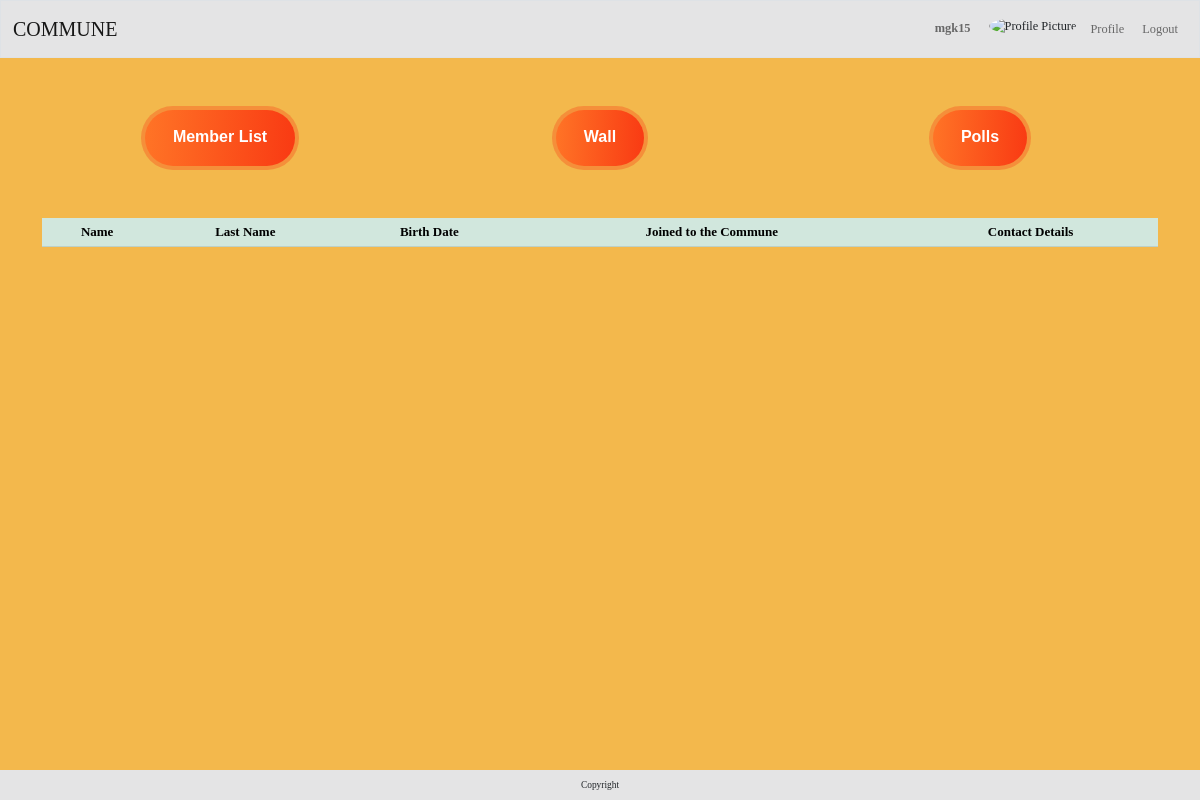
Before: /home/family/list (signed in) with the older database file.
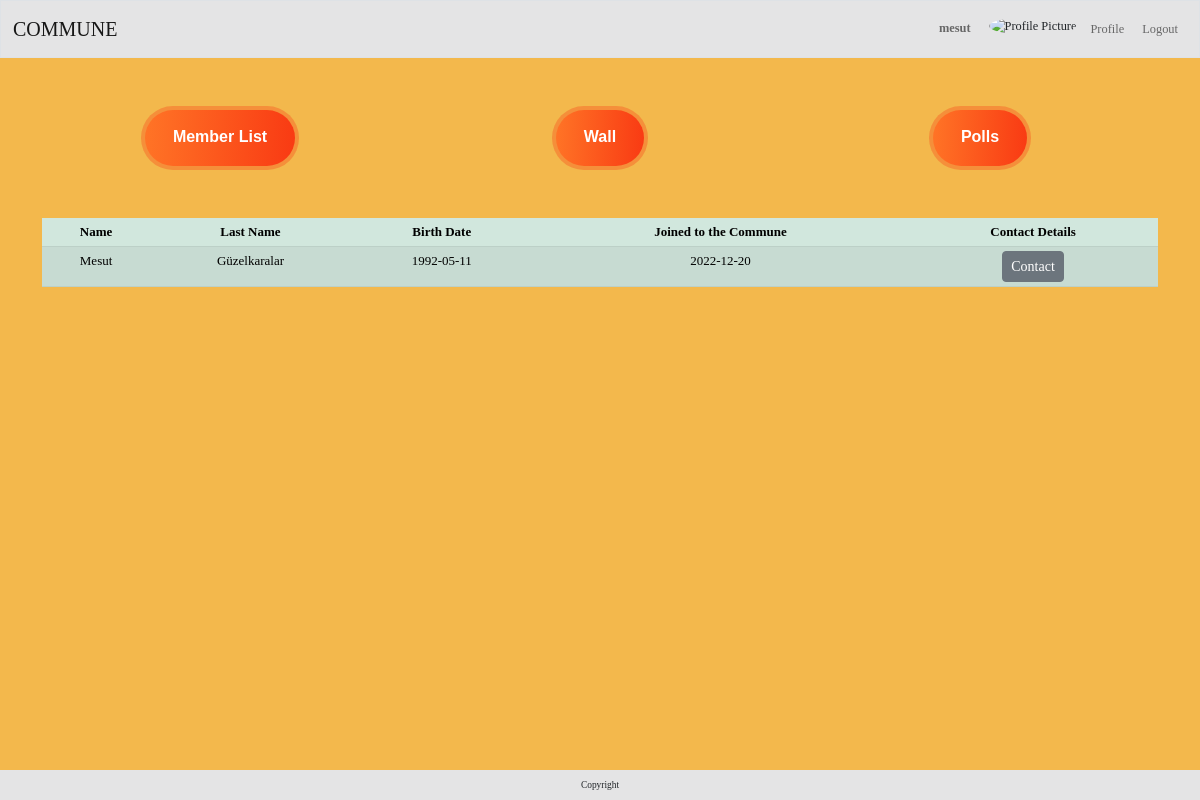
After: the same page with the newer database file.
### tables this page shows
CREATE TABLE members (
    id INTEGER NOT NULL PRIMARY KEY,
    extended_family_id INTEGER,
    family_id INTEGER,
    login_name TEXT NOT NULL UNIQUE, 
    password_hash TEXT NOT NULL,  
    registration_date REAL NOT NULL,
    name TEXT NOT NULL,
    last_name TEXT NOT NULL,
    birth_date REAL NOT NULL,
    email TEXT NOT NULL,
    phone_number TEXT,
    address TEXT,
    living TEXT NOT NULL,
    FOREIGN KEY (extended_family_id) REFERENCES extended_families(id)
    FOREIGN KEY (family_id) REFERENCES families(id)
);

### app.py (the view)
@app.route("/home/family/list", methods=["GET", "POST"])
def family_list():
    family_members = cur.execute("SELECT id, name, last_name, birth_date, datetime(registration_date) FROM members WHERE extended_family_id = ?", (session["family_id"],))
    return render_template("family_list.html", family_members=family_members)

### app.py (called while the page is built)
@app.after_request
def after_request(response):
    response.headers["Cache-Control"] = "no-cache, no-store, must-revalidate"
    response.headers["Expires"] = 0
    response.headers["Pragma"] = "no-cache"
    return response

@app.context_processor
def handle_context():
    return dict(os=os)

### helpers.py (called while the page is built)
def date(date_time):
    date = (datetime.strptime(date_time, '%Y-%m-%d %H:%M:%S') + timedelta(hours=3)).date()
    return date

### templates/family_list.html (shortened to what this page needs)
{% extends "index.html" %}
{%block body_id %}family_list{% endblock %}
{% block main %}
    <div class="container mb-5">
        <div class="row row-cols-3 mb-3">
            <div class="">
                <a class="button-77" role="button" href="{{url_for ('family_list') }}">Member List</a>
            </div>
            <div class="">
                <a class="button-77"  href="{{ url_for('wall') }}">Wall</a>
            </div>
            <div class="">
                <a class="button-77"  href="{{ url_for('polls') }}">Polls</a>
            </div>
        </div>
    </div>
    <div class="container">
            <table class="table table-striped table-sm">
                <thead class="table-success">
                    <tr>
                        <th>Name</th>
                        <th>Last Name</th>
                        <th>Birth Date</th>
                        <th>Joined to the Commune</th>
                        <th>Contact Details</th>
                    </tr>
                </thead>
                {% for member in family_members %}
                    <tr class="table-success">
                        <td>{{member['name']}}</td>
                        <td>{{member['last_name']}}</td>
                        <td>{{member['birth_date']}}</td>
                        <td>{{member['datetime(registration_date)'] | date}}</td>
                        <td><a class="btn btn-secondary btn-sm" method="get" href="{{url_for('family_member_contact', id=member['id'] )}}">Contact</a></td>
                    </tr>
                {% endfor %}
            </table>
    </div>
{% endblock %}

### templates/index.html (shortened to what this page needs)
<!DOCTYPE html>
<html lang="en">
<head>
    <link href="https://cdn.jsdelivr.net/npm/bootstrap@5.2.3/dist/css/bootstrap.min.css" rel="stylesheet">
    <link rel="stylesheet" href="{{ url_for('static', filename='style.css') }}">
</head>
<body id="{%block body_id %}index{% endblock %}">
    <header>
        <section>
            <nav role="navigation" class="navbar border navbar-expand-md mb-5">
                <div class="container-fluid">
                    <a class="navbar-brand" href="/"> <span>COMMUNE</span></a>
                    <div id="navbar" class="collapse navbar-collapse">
                        {% if not session["user_id"] %}
                            <ul class="navbar-nav ms-auto">
                                <li class="nav-item">
                                    <a href="/register" class="btn">Register</a>
                                    <a href="/login" class="btn">Login</a>
                                </li>
                            </ul>
                        {% else %}
                            <ul class="navbar-nav ms-auto">
                                <li class="nav-item" style="margin-right: 5px;">
                                    <span class="nav-link text-sm-start" id="nav-username">{{session['username']}}</span>
                                </li>
                                <li class="nav-item" style="padding: 5px;">
                                    {% if os.path.exists('static/profile_pictures/' + (session['user_id'] | string) + '.jpg') %}
                                    <img class="profile-picture" src="{{ url_for('static', filename='profile_pictures/' + (session['user_id'] | string ) + '.jpg' ) }}" alt="Profile Picture">
                                    {% else %}
                                    <img class="profile-picture" src="{{ url_for('static', filename='profile_pictures/user.png') }}" alt="Profile Picture">
                                    {% endif %}
                                </li>
                                <li class="nav-item">
                                    <a href="{{ url_for('profile') }}" class="btn nav-link">Profile</a>
                                </li>
                                <li class="nav-item">
                                    <a href="{{ url_for('logout') }}" class="btn nav-link">Logout</a>
                                </li>
                            </ul>
                        {% endif %}
                    </div>
                </div>
            </nav>
        </section>
    </header>
    <main class="text-center">
        {% block main %}{% endblock %}
    </main>
    <footer>
        <nav class="navbar fixed-bottom">
            <div class="container-fluid">
                <ul class="navbar-nav mx-auto">
                    <li class="nav-item">
                        <span>Copyright</span>
                    </li>
                </ul>
            </div>
        </nav>
    </footer>
</body>
</html>

### static/style.css (style rules this page uses)
body { font-family: Georgia, serif; font-size: calc(7px + 0.5vw); margin-bottom: 35px; }
header { font-size: calc(4px + 0.7vw); }
footer { font-size: calc(1px + 0.7vw); }
.profile-picture { width: calc(18px + 0.5vw); height: calc(18px + 0.5vw); border-radius: 50%; }
body#family,#family_list,#wall,#polls,#start_poll { background-color: rgba(238, 155, 1, 0.7); }
.navbar { background-color: #E4E4E5; }
#nav-username { font-weight: 600; }
.button-77 { align-items: center; appearance: none; background-clip: padding-box; background-color: initial; background-image: none; border-style: none; box-sizing: border-box; color: #fff; cursor: pointer; display: inline-block; flex-direction: row; flex-shrink: 0; font-family: Eina01,sans-serif; font-size: 16px; font-weight: 800; justify-content: center; line-height: 24px; margin: 0; min-height: 64px; outline: none; overflow: visible; padding: 19px 26px; pointer-events: auto; position: relative; text-align: center; text-decoration: none; text-transform: none; user-select: none; -webkit-user-select: none; touch-action: manipulation; vertical-align: middle; width: auto; word-break: keep-all; z-index: 0; }
@media (min-width: 768px) { .button-77 { padding: 19px 32px; } }
.button-77:before, .button-77:after { border-radius: 80px; }
.button-77:before { background-color: rgba(249, 58, 19, .32); content: ""; display: block; height: 100%; left: 0; overflow: hidden; position: absolute; top: 0; width: 100%; z-index: -2; }
.button-77:after { background-color: initial; background-image: linear-gradient(92.83deg, #ff7426 0, #f93a13 100%); bottom: 4px; content: ""; display: block; left: 4px; overflow: hidden; position: absolute; right: 4px; top: 4px; transition: all 100ms ease-out; z-index: -1; }

Changed rows visible on the page:
now on this page (row edited): members: name "Mesut", last_name "Güzelkaralar", birth_date "1992-05-11", member "2022-12-20"
Other visible differences:
{{ session['username'] }}: "mgk15" → "mesut"
